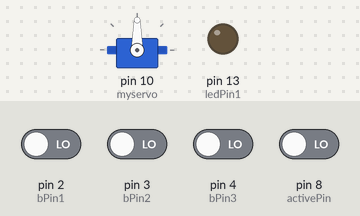
The sketch below on a simulated Arduino Uno, built with avr-gcc and run on an emulated ATmega328P. On the bench: servo, output pins drawn as LEDs (lit = HIGH). The test bench sets the inputs (shaded band); at power-on: pin 2 (bPin1), pin 3 (bPin2), pin 4 (bPin3), pin 8 (activePin) LOW. Random numbers use the default seed unless the sketch sets one; what the sketch prints to the serial monitor is not drawn.

Above: at 6.8 s.
6.9 s: pin 8 (activePin) driven HIGH
At 39.9 s:
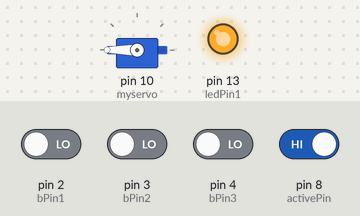
At 44.9 s:
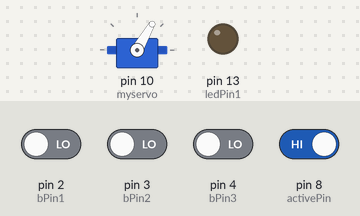
Timing chart, 0 to 45.4 s (numbered marks = the images above; inputs shaded):
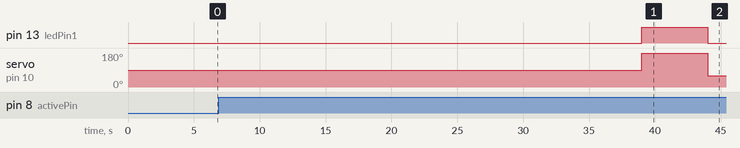

The sketch:

alarm_device_smell.ino
```cpp
const int packet_size = 6;

typedef union {
  float floatingPoint;
  byte binary[4];
} binaryFloat;

void write_float(char id, float value) {
  binaryFloat reading;
  reading.floatingPoint = value;

  byte res[packet_size];
  res[0] = id;
  res[1] = reading.binary[3];
  res[2] = reading.binary[2];
  res[3] = reading.binary[1];
  res[4] = reading.binary[0];
  res[5] = '\n';

  Serial.write(res, packet_size);
}

void write_long(char id, long value32) {
  byte res[packet_size];
  res[0] = id;
  res[1] = (value32 >> 24) & 0xFF;
  res[2] = (value32 >> 16) & 0xFF;
  res[3] = (value32 >> 8)  & 0xFF;
  res[4] = value32 & 0xFF;
  res[5] = '\n';

  Serial.write(res, packet_size);
}

void write_int(char id, int value16) {
  long value32 = (long) value16;
  write_long(id, value32);
}

#include <Servo.h>
#define in1 11 //first pin for fan control
#define in2 12 // second pin for fan controol
Servo myservo;  // create servo object to control a servo

int bPin1 = 2; //pin number 1st button
int bPin2 = 3; //pin number 2nd button
int bPin3 = 4; //pin number 3rd button
bool bVal1 = LOW; //value read from button 1
bool bVal2 = LOW; //value read from button 2
bool bVal3 = LOW; //value read from button 3
int ledPin1 = 13;  //pin number 1st led (disabled, set to pin 5 to activate)
int ledPin2 = 13;  //pin number 2nd led (disabled, set to pin 6 to activate)
int ledPin3 = 13;  //pin number 3rd led (disabled, set to pin 7 to activate)
//int speakerPin = 9; //pin number speaker
int activePin = 8; //digital pin triggering device on/off.
int smellPin = 10; //pin for servo controlling smell device

bool active = 0; //0 or 1, decides if it will trigger alarms or not

int alarms = 5; //number of alarms that will be triggered in total before device becomes inactive again
int currentAlarm = 0; //counter counting how many alarms have happened
int minPeriod = 30000; // input in seconds here minimum time period between alarms
int maxPeriod = 90000; // input in seconds here maximum time period between
int rVal = 0;

unsigned long currentTime = 0; //var to store current time using millis(), to be updated throughout
unsigned long startTime = 0; //time when alarm starts
unsigned long responseTime = 0; //response time to react to alarm
unsigned long alarmPeriod = 5000; //var in milliseconds that decides how long the alarm should sound before alarm task is failed due to no action.
unsigned long randomPeriod = 0; //Variable to hold ranomized waiting time untill alarm is triggered
unsigned long limitTime = 0; //Variable to hold time limit where alarm task is failed due to no action


void setup() {
  // put your setup code here, to run once:

  pinMode(activePin, INPUT);
  pinMode(bPin1, INPUT);
  pinMode(bPin2, INPUT);
  pinMode(bPin3, INPUT);
  pinMode(ledPin1, OUTPUT);
  pinMode(ledPin2, OUTPUT);
  pinMode(ledPin3, OUTPUT);
  myservo.attach(10);  // attaches the servo on pin 10 to the servo object
  Serial.begin(115200);
  randomSeed(analogRead(0));

}

void loop() {
  // put your main code here, to run repeatedly:
  //  Writing float:
  //  write_float(0xAA, 123.4141);

  //  Writing integer:
  //  write_int(0xAA, 5234);


  active = digitalRead(activePin); //Read value of on-switch
  if (active == HIGH && currentAlarm < alarms) {
    write_int(11, 1); //informs of alarm type being smell
    write_int(12, 1); //Sends alarm=armed

  }

  while (active == HIGH && currentAlarm < alarms) {      //Condition to execute when device is on/armed.
    ++currentAlarm; //Increments alarm counter by 1
    write_int(13, currentAlarm); //Sends alarm number

    currentTime = millis(); //reading of current time
    randomPeriod = random(minPeriod, maxPeriod); //randomized waiting time untill first alarm is triggered
    limitTime = currentTime + randomPeriod + alarmPeriod; //time where alarm task is failed due to no action
    delay(randomPeriod);
    rVal = random(1, 4);
    switch (rVal) {
      case 1: //Alarm scenario 1
        write_int(14, rVal); //Sends ID of the triggeder alarm
        startTime = millis();
        digitalWrite(ledPin1, HIGH); //light led1
        smellAlarm(1); //trigger smell alarm 1
        while (currentTime < limitTime) {
          bVal1 = buttonCheck(bVal1, bPin1);
          bVal2 = buttonCheck(bVal2, bPin2);
          bVal3 = buttonCheck(bVal3, bPin3);
          if (bVal1 == HIGH) {
            write_int(15, 1); //Sends result of alarm test being passed
            break;
          }
          if (bVal2 == HIGH || bVal3 == HIGH) {
            write_int(15, 0); //Sends result of alarm test being failed
            break;
          }
          currentTime = millis();
          if (currentTime >= limitTime) {
            write_int(15, 2); //Sends result of alarm test being failed due to inactivity
          }
        }
        digitalWrite(ledPin1, LOW); //darken led1
        break;
      case 2: //Alarm scenario 1
        write_int(14, rVal); //Sends ID of the triggeder alarm
        //Serial.println("Alarm 2 triggered");
        startTime = millis();
        digitalWrite(ledPin2, HIGH); //light led2
        smellAlarm(2); //trigger smell alarm 2
        while (currentTime < limitTime) {
          bVal1 = buttonCheck(bVal1, bPin1);
          bVal2 = buttonCheck(bVal2, bPin2);
          bVal3 = buttonCheck(bVal3, bPin3);
          if (bVal2 == HIGH) {
            write_int(15, 1); //Sends result of alarm test being passed
            break;
          }
          if (bVal1 == HIGH || bVal3 == HIGH) {
            write_int(15, 0); //Sends result of alarm test being failed
            break;
          }
          currentTime = millis();
          if (currentTime >= limitTime) {
            write_int(15, 2); //Sends result of alarm test being failed due to inactivity
          }
        }
        digitalWrite(ledPin2, LOW); //darken led2
        break;
      case 3: //Alarm scenario 3
        write_int(14, rVal); //Sends ID of the triggeder alarm
        //Serial.println("Alarm 3 triggered");
        startTime = millis();
        digitalWrite(ledPin3, HIGH); //light led3
        smellAlarm(3); //trigger smell alarm 3
        while (currentTime < limitTime) {
          bVal1 = buttonCheck(bVal1, bPin1);
          bVal2 = buttonCheck(bVal2, bPin2);
          bVal3 = buttonCheck(bVal3, bPin3);
          if (bVal3 == HIGH) {
            write_int(15, 1); //Sends result of alarm test being passed
            break;
          }
          if (bVal1 == HIGH || bVal2 == HIGH) {
            write_int(15, 0); //Sends result of alarm test being failed
            break;
          }
          currentTime = millis();
          if (currentTime >= limitTime) {
            write_int(15, 2); //Sends result of alarm test being failed due to inactivity
          }
        }
        digitalWrite(ledPin3, LOW); //darken led2
        break;
      default:
        write_int(15, rVal); //Sends that alarm number was invalid
        //Serial.println("error in alarm cases");
        break;
    }
    active = digitalRead(activePin); //Checks if device is still active and should continue looping
    smellAlarm(0); //Put smell cartridge in neutral position
  }

  //Serial.println("Device disarmed");
  write_int(12, 0); //Sends alarm=disarmed
  delay(3000);
  if (active == LOW) {
    currentAlarm = 0;
  }
}

bool buttonCheck(bool bValX, int buttonPinX) {
  bool newBValX = LOW;
  newBValX = digitalRead(buttonPinX);
  if (newBValX != bValX) {
    bValX = HIGH;
  }
  if (newBValX == bValX) {
    bValX = LOW;
  }
  return newBValX;
}

void smellAlarm(int smellAlarmNumber) {
  switch (smellAlarmNumber) {
    case 1: //Alarm scenario 1
      //Serial.println("smellAlarm 1 triggered");
      digitalWrite(in1, HIGH);
      digitalWrite(in2, LOW);
      myservo.write(1);
      break;
    case 2: //Alarm secnario 2
      //Serial.println("smellAlarm 2 triggered");
      digitalWrite(in1, HIGH);
      digitalWrite(in2, LOW);
      myservo.write(120);
      break;
    case 3: //ALarm scenario 3
      //Serial.println("smellAlarm 3 triggered");
      digitalWrite(in1, HIGH);
      digitalWrite(in2, LOW);
      myservo.write(180);
      break;
    default:
      //Serial.println("Returned to 0");
      digitalWrite(in1, LOW);
      digitalWrite(in2, HIGH);
      myservo.write(60);
      break;
  }
}
```

Measured:
- after the input at 6.9 s, pin 13 (ledPin1): LOW → HIGH after 32.1 s, → LOW 5.0 s later; servo on pin 10 (myservo): 90° → 180° after 32.1 s, → 60° 5.0 s later
